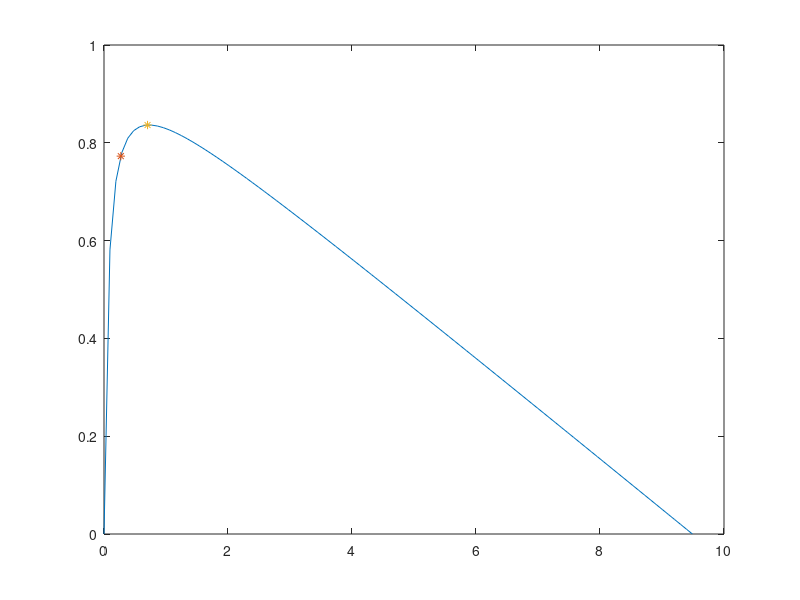

The MATLAB script that drew this image:
%motorgearstuff
clear;clc;
% G=1:20;
% for i=1:20
%     E(i)=kWh(G(i));
% end
% plot(G,E)
% function output=kWh(G_RATIO)
%%nominal:
nTorque=1.49; %Nm
nSpeed=1520; %rpm
nCurrent=5.99; %A
nVoltage=48;
nW=nSpeed* 2 * 3.14 / 60;
%noload:
nl_W=1960 * 2 * 3.14 / 60;
nl_I=0.283;

%stall:
st_T=9.49;
st_I=57.8;



%goals--total power output? Power loss?
%efficiency=TW/AV

m=85; %kg
a_start=0.445; % m/s2, to get from 0 to 20 mph in 20s, just a guess

Tc=0.231; %Nm/A
Sc=41.3; %rpm/V
Wc=Sc*(2*3.14/60); %rad/sV


sCar=8.9; %m/s 20 mph
cPower=100; %W --mostly a guess
 
r_t = .2413; %outer tire rad,m
gRatio=10; %i think
%gRatio=G_RATIO;
%get W 
W_wheel = sCar/(2*3.14*r_t);
W_motor=W_wheel*gRatio;
if W_motor>nl_W
    W_motor=nl_W;
    disp("too large G")
end

%get T
%rough force calcs
speed=sCar;
Pneeded=speed*(cPower/sCar); %right now this just says power needed=100W

F_road=Pneeded/speed;
T_motor=(F_road*r_t)/gRatio;
%^both for cruise

F_acc=m*a_start + (F_road/3); %extremely roughly accounting for drag, friction, etc
T_motor_acc=(F_acc*r_t)/(gRatio/0.7); %assuming using lower gear when starting

%eff=(T*W)/(A*V); T*W needs to be mechPower=100W. AV? Depends on motor
%Eff eqn

%% From chat:\
% 1) electrical resistance from stall point (approx)
R = nVoltage / st_I;

% 2) motor back-EMF constant (Ke) from nominal point, then torque constant Kt
Ke = (nVoltage - nCurrent*R) / nW;  % V/(rad/s)
Kt = 1/Ke;                   % Nm/A  (SI)


%% 



T=linspace(0,st_T,100);

eff=@(T)((T * nl_W * (1 - T/st_T)) / (nVoltage * (nl_I + T/Tc)));

for i=1:length(T)
    effT(i)=eff(T(i));
end

effTmotor=eff(T_motor);
effTmotoracc=eff(T_motor_acc);

plot(T,effT)
hold on
plot(T_motor,eff(T_motor),'*')

plot(T_motor_acc,eff(T_motor_acc),'*')

hold off

effTotal=0; %in mi/kWh

% Wh_acc_ideal=(nl_I + T_motor_acc/Kt)*nVoltage*0.00555556;
% Wh_cruise_ideal=(nl_I+ T_motor/Kt)*nVoltage*0.4833;

Wh_acc_ideal=T_motor_acc*(W_motor/2)*0.00555556;%*avg acc W
Wh_cruise_ideal=T_motor*W_motor*0.4833;

Wh_ideal=Wh_cruise_ideal+Wh_acc_ideal;
effTotIdeal=10/(Wh_ideal/1000);

Wh_acc_real=Wh_acc_ideal/effTmotoracc;
Wh_cruise_real=Wh_cruise_ideal/effTmotor;
Wh_real=Wh_acc_real+Wh_cruise_real;
effTotReal=10/(Wh_real/1000);
output=effTotReal


%end
